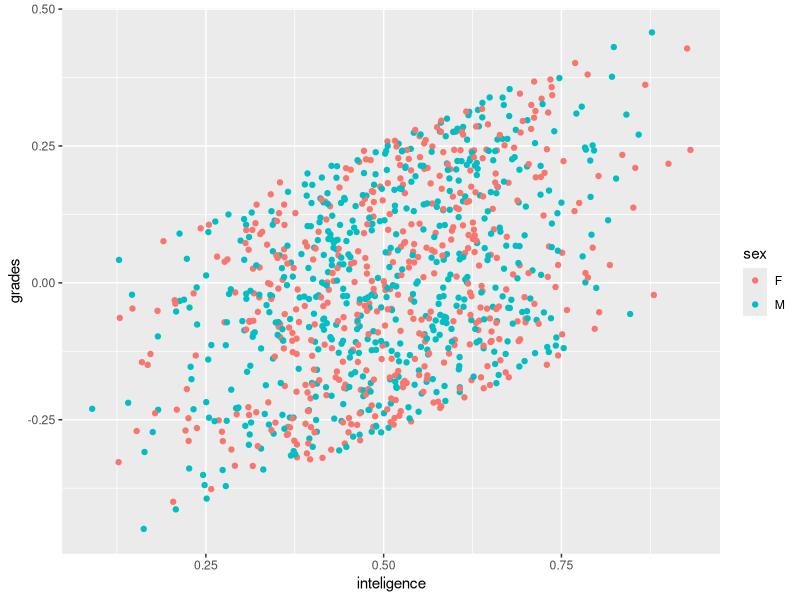
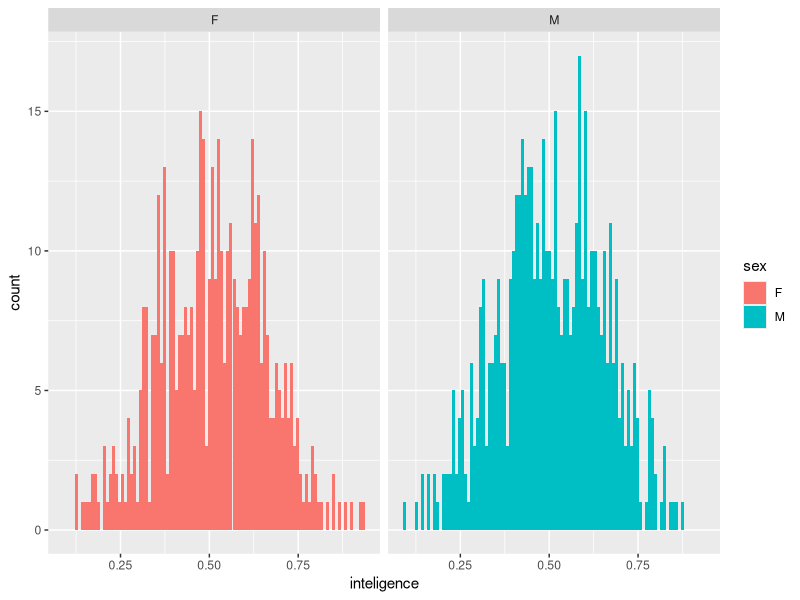
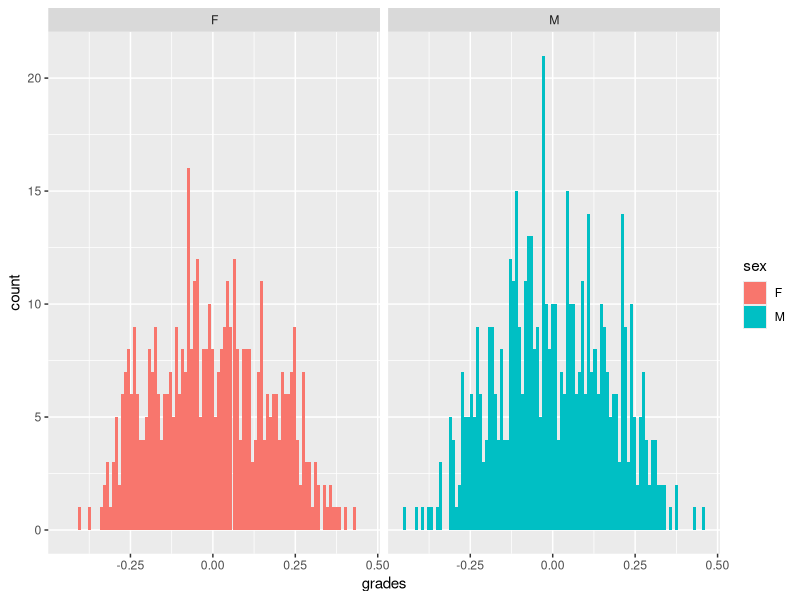

Here is the R script that generated these plots, in order:
## ---- chunk 1
knitr::opts_chunk$set(collapse = TRUE)
## ---- chunk 2
library("tidyverse")
students <- 1000
inteligence <- rbeta(students, 5, 5)
sex <- sample(c("F","M"), students, replace = TRUE)
simulation <- data.frame(student = 1:students,
           inteligence = inteligence,
           sex = sex) %>% 
  mutate(grades = inteligence + runif(students))

scale01 <- function(x) {
  m <- max(abs(x))
  mm <- mean(x, na.rm = TRUE)
  (x - mm)/m
}
simulation$grades <- scale01(simulation$grades)
simulation %>% 
  ggplot() +
  geom_point(aes(inteligence, grades, col = sex))
## ---- chunk 3
simulation %>% 
  ggplot() +
  geom_histogram(aes(inteligence, fill = sex), bins = 100) +
  facet_wrap(~sex)
simulation %>% 
  ggplot() +
  geom_histogram(aes(grades, fill = sex), bins = 100) +
  facet_wrap(~sex)
